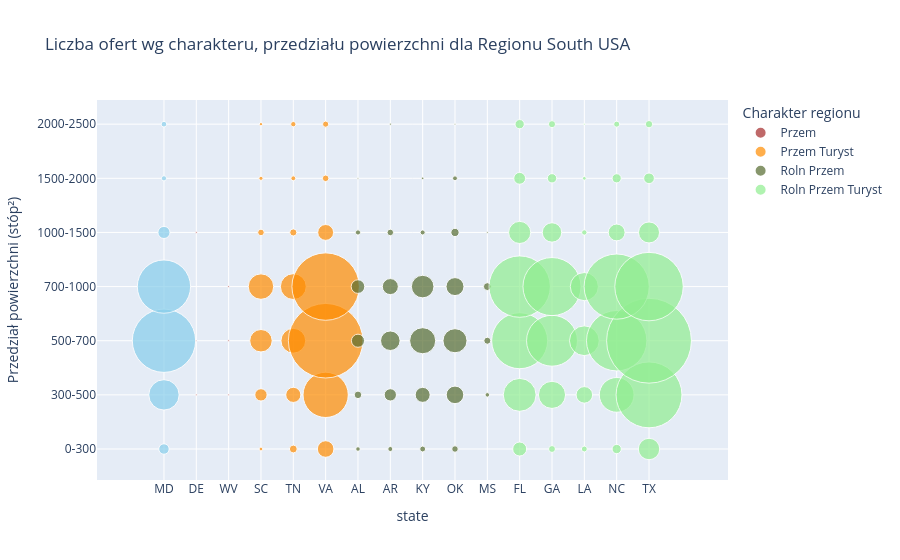

The notebook cell this image was saved under:
### Code cell
df_South = df[(df["Region"] == "South")]

df_South.head(3)
agg_South = (
    df_South.groupby(
        ["charakter", "bin_square_feet", "state"]
    )
    .size()
    .reset_index(name="liczba")
)

# wykres
fig = px.scatter(
    agg_South,
    x="state",
    y="bin_square_feet",
    color="charakter",
    color_discrete_map=charakter_colors,
    size="liczba",
    size_max=60,
    hover_data=["liczba"],
    labels={
        "charakter": "Charakter regionu",
        "bin_square_feet": "Przedział powierzchni (stóp²)"
    },
    title="Liczba ofert wg charakteru, przedziału powierzchni dla Regionu South USA"
)

fig.update_layout()

### Figure 1 — Plotly figure (JSON) as saved in the notebook; plotly's stock layout.template omitted (floating-point values rounded to 4 significant figures)
{"data": [{"customdata": [[69], [583], [2531], [1792], [93], [17], [20]], "hovertemplate": "Charakter regionu=<br>state=%{x}<br>Przedział powierzchni (stóp²)=%{y}<br>liczba=%{customdata[0]}<extra></extra>", "legendgroup": "", "marker": {"color": "skyblue", "size": [69, 583, 2531, 1792, 93, 17, 20], "sizemode": "area", "sizeref": 1.262, "symbol": "circle"}, "mode": "markers", "name": "", "orientation": "v", "showlegend": false, "type": "scatter", "x": ["MD", "MD", "MD", "MD", "MD", "MD", "MD"], "xaxis": "x", "y": ["0-300", "300-500", "500-700", "700-1000", "1000-1500", "1500-2000", "2000-2500"], "yaxis": "y"}, {"customdata": [[2], [2], [1], [2], [2], [2]], "hovertemplate": "Charakter regionu=Przem<br>state=%{x}<br>Przedział powierzchni (stóp²)=%{y}<br>liczba=%{customdata[0]}<extra></extra>", "legendgroup": "Przem", "marker": {"color": "brown", "size": [2, 2, 1, 2, 2, 2], "sizemode": "area", "sizeref": 1.262, "symbol": "circle"}, "mode": "markers", "name": "Przem", "orientation": "v", "showlegend": true, "type": "scatter", "x": ["DE", "WV", "DE", "WV", "WV", "DE"], "xaxis": "x", "y": ["300-500", "300-500", "500-700", "500-700", "700-1000", "1000-1500"], "yaxis": "y"}, {"customdata": [[9], [39], [174], [96], [145], [1293], [319], [387], [3506], [409], [421], [2869], [27], [32], [159], [11], [15], [27], [7], [18], [24]], "hovertemplate": "Charakter regionu=Przem Turyst<br>state=%{x}<br>Przedział powierzchni (stóp²)=%{y}<br>liczba=%{customdata[0]}<extra></extra>", "legendgroup": "Przem Turyst", "marker": {"color": "darkorange", "size": [9, 39, 174, 96, 145, 1293, 319, 387, 3506, 409, 421, 2869, 27, 32, 159, 11, 15, 27, 7, 18, 24], "sizemode": "area", "sizeref": 1.262, "symbol": "circle"}, "mode": "markers", "name": "Przem Turyst", "orientation": "v", "showlegend": true, "type": "scatter", "x": ["SC", "TN", "VA", "SC", "TN", "VA", "SC", "TN", "VA", "SC", "TN", "VA", "SC", "TN", "VA", "SC", "TN", "VA", "SC", "TN", "VA"], "xaxis": "x", "y": ["0-300", "0-300", "0-300", "300-500", "300-500", "300-500", "500-700", "500-700", "500-700", "700-1000", "700-1000", "700-1000", "1000-1500", "1000-1500", "1000-1500", "1500-2000", "1500-2000", "1500-2000", "2000-2500", "2000-2500", "2000-2500"], "yaxis": "y"}, {"customdata": [[13], [16], [22], [27], [36], [95], [142], [13], [195], [109], [241], [430], [31], [366], [117], [162], [321], [39], [204], [17], [27], [16], [2], [43], [2], [1], [4], [15], [3], [2]], "hovertemplate": "Charakter regionu=Roln Przem<br>state=%{x}<br>Przedział powierzchni (stóp²)=%{y}<br>liczba=%{customdata[0]}<extra></extra>", "legendgroup": "Roln Przem", "marker": {"color": "darkolivegreen", "size": [13, 16, 22, 27, 36, 95, 142, 13, 195, 109, 241, 430, 31, 366, 117, 162, 321, 39, 204, 17, 27, 16, 2, 43, 2, 1, 4, 15, 3, 2], "sizemode": "area", "sizeref": 1.262, "symbol": "circle"}, "mode": "markers", "name": "Roln Przem", "orientation": "v", "showlegend": true, "type": "scatter", "x": ["AL", "AR", "KY", "OK", "AL", "AR", "KY", "MS", "OK", "AL", "AR", "KY", "MS", "OK", "AL", "AR", "KY", "MS", "OK", "AL", "AR", "KY", "MS", "OK", "AL", "AR", "KY", "OK", "AR", "OK"], "xaxis": "x", "y": ["0-300", "0-300", "0-300", "0-300", "300-500", "300-500", "300-500", "300-500", "300-500", "500-700", "500-700", "500-700", "500-700", "500-700", "700-1000", "700-1000", "700-1000", "700-1000", "700-1000", "1000-1500", "1000-1500", "1000-1500", "1000-1500", "1000-1500", "1500-2000", "1500-2000", "1500-2000", "1500-2000", "2000-2500", "2000-2500"], "yaxis": "y"}, {"customdata": [[124], [30], [22], [54], [290], [683], [465], [173], [761], [2741], [1978], [1636], [559], [2302], [4542], [2379], [2130], [499], [2682], [2956], [310], [239], [18], [179], [279], [88], [55], [9], [53], [72], [54], [32], [2], [23], [34]], "hovertemplate": "Charakter regionu=Roln Przem Turyst<br>state=%{x}<br>Przedział powierzchni (stóp²)=%{y}<br>liczba=%{customdata[0]}<extra></extra>", "legendgroup": "Roln Przem Turyst", "marker": {"color": "lightgreen", "size": [124, 30, 22, 54, 290, 683, 465, 173, 761, 2741, 1978, 1636, 559, 2302, 4542, 2379, 2130, 499, 2682, 2956, 310, 239, 18, 179, 279, 88, 55, 9, 53, 72, 54, 32, 2, 23, 34], "sizemode": "area", "sizeref": 1.262, "symbol": "circle"}, "mode": "markers", "name": "Roln Przem Turyst", "orientation": "v", "showlegend": true, "type": "scatter", "x": ["FL", "GA", "LA", "NC", "TX", "FL", "GA", "LA", "NC", "TX", "FL", "GA", "LA", "NC", "TX", "FL", "GA", "LA", "NC", "TX", "FL", "GA", "LA", "NC", "TX", "FL", "GA", "LA", "NC", "TX", "FL", "GA", "LA", "NC", "TX"], "xaxis": "x", "y": ["0-300", "0-300", "0-300", "0-300", "0-300", "300-500", "300-500", "300-500", "300-500", "300-500", "500-700", "500-700", "500-700", "500-700", "500-700", "700-1000", "700-1000", "700-1000", "700-1000", "700-1000", "1000-1500", "1000-1500", "1000-1500", "1000-1500", "1000-1500", "1500-2000", "1500-2000", "1500-2000", "1500-2000", "1500-2000", "2000-2500", "2000-2500", "2000-2500", "2000-2500", "2000-2500"], "yaxis": "y"}], "layout": {"legend": {"itemsizing": "constant", "title": {"text": "Charakter regionu"}, "tracegroupgap": 0}, "title": {"text": "Liczba ofert wg charakteru, przedziału powierzchni dla Regionu South USA"}, "xaxis": {"anchor": "y", "domain": [0, 1], "title": {"text": "state"}}, "yaxis": {"anchor": "x", "domain": [0, 1], "title": {"text": "Przedział powierzchni (stóp²)"}}}}
